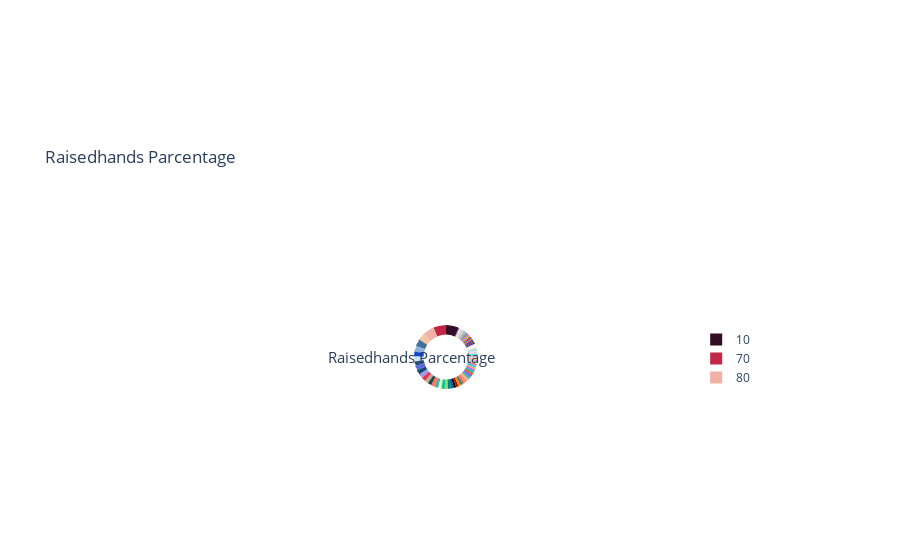

The cell this chart's notebook holds for it:
### Code cell
#print('Parcentage',df.raisedhands.value_counts(normalize=True))
#df.raisedhands.value_counts(normalize=True).plot(kind='bar')
color_brewer = ['#41B5A3','#FFAF87','#FF8E72','#ED6A5E','#377771','#E89005','#C6000D','#000000','#05668D','#028090','#9FD35C',
                '#02C39A','#F0F3BD','#41B5A3','#FF6F59','#254441','#B2B09B','#EF3054','#9D9CE8','#0F4777','#5F67DD','#235077','#CCE4F9','#1748D1',
                '#8BB3D6','#467196','#F2C4A2','#F2B1A4','#C42746','#330C25']
fig = {
  "data": [
    {
      "values": student["raisedhands"].value_counts().values,
      "labels": student["raisedhands"].value_counts().index,
      "domain": {"x": [0, .95]},
      "name": "Raisedhands Parcentage",
      "hoverinfo":"label+percent+name",
      "hole": .7,
      "type": "pie",
      "marker": {"colors": [i for i in reversed(color_brewer)]},
      "textfont": {"color": "#FFFFFF"}
    }],
  "layout": {
        "title":"Raisedhands Parcentage",
        "annotations": [
            {
                "font": {
                    "size": 15
                },
                "showarrow": False,
                "text": "Raisedhands Parcentage",
                "x": 0.4,
                "y": 0.5
            }
        ]
    }
}
iplot(fig, filename='donut')

### Figure 1 — Plotly figure (JSON) as saved in the notebook; plotly's stock layout.template omitted (floating-point values rounded to 4 significant figures)
{"data": [{"domain": {"x": [0, 0.95]}, "hole": 0.7, "hoverinfo": "label+percent+name", "labels": [10, 70, 80, 72, 50, 15, 60, 12, 20, 90, 19, 25, 5, 85, 35, 0, 30, 75, 87, 2, 7, 55, 100, 11, 22, 78, 79, 27, 32, 69, 40, 62, 17, 81, 95, 8, 39, 89, 65, 45, 92, 29, 13, 77, 42, 82, 88, 98, 21, 51, 23, 14, 24, 9, 74, 4, 71, 49, 18, 59, 3, 84, 1, 96, 53, 16, 99, 76, 86, 36, 33, 28, 57, 41, 73, 6, 66, 61, 83, 52, 67, 97], "marker": {"colors": ["#330C25", "#C42746", "#F2B1A4", "#F2C4A2", "#467196", "#8BB3D6", "#1748D1", "#CCE4F9", "#235077", "#5F67DD", "#0F4777", "#9D9CE8", "#EF3054", "#B2B09B", "#254441", "#FF6F59", "#41B5A3", "#F0F3BD", "#02C39A", "#9FD35C", "#028090", "#05668D", "#000000", "#C6000D", "#E89005", "#377771", "#ED6A5E", "#FF8E72", "#FFAF87", "#41B5A3"]}, "name": "Raisedhands Parcentage", "textfont": {"color": "#FFFFFF"}, "type": "pie", "values": [31, 31, 28, 17, 17, 14, 12, 12, 11, 11, 11, 11, 10, 9, 9, 9, 9, 8, 8, 8, 7, 7, 6, 6, 6, 6, 6, 6, 6, 6, 6, 6, 5, 5, 5, 5, 5, 5, 4, 4, 4, 4, 4, 4, 4, 4, 3, 3, 3, 3, 3, 3, 3, 3, 3, 3, 3, 3, 2, 2, 2, 2, 2, 2, 2, 2, 1, 1, 1, 1, 1, 1, 1, 1, 1, 1, 1, 1, 1, 1, 1, 1]}], "layout": {"annotations": [{"font": {"size": 15}, "showarrow": false, "text": "Raisedhands Parcentage", "x": 0.4, "y": 0.5}], "title": {"text": "Raisedhands Parcentage"}}}
